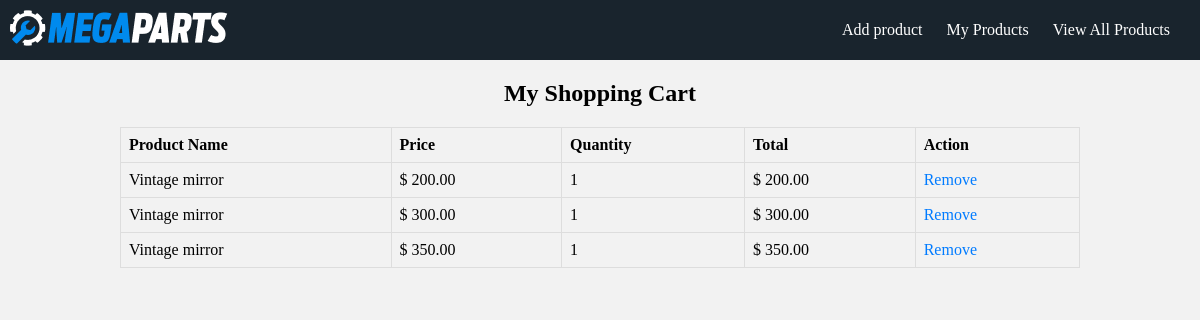
The app's page /cart.php (signed in) with its own data.
### tables this page shows
CREATE TABLE `cart` (
  `cart_id` int(11) NOT NULL,
  `user_id` int(11) NOT NULL,
  `product_id` int(11) NOT NULL,
  `quantity` int(11) NOT NULL
);

CREATE TABLE `products` (
  `user_id` int(11) NOT NULL,
  `product_id` int(11) NOT NULL,
  `part_name` varchar(255) NOT NULL,
  `img_url` varchar(255) NOT NULL,
  `part_description` varchar(255) NOT NULL,
  `category` varchar(255) NOT NULL,
  `price` decimal(10,0) NOT NULL,
  `created_at` timestamp NOT NULL DEFAULT current_timestamp() ON UPDATE current_timestamp()
);

### cart.php (the view, shortened to what this page needs)
<?php
require_once 'config.php';
$query = "SELECT cart.cart_id, products.*, cart.quantity FROM cart
          INNER JOIN products ON cart.product_id = products.product_id
          WHERE cart.user_id = ?";
$stmt = $db->prepare($query);
$stmt->execute([$_SESSION['user_id']]);
$cart_items = $stmt->fetchAll(PDO::FETCH_ASSOC);
?>
<!DOCTYPE html>
<html lang="en">
<head>
    <link rel="stylesheet" href="cart.css">
</head>
<body>
    <header>
        <div class="logo">
            <img src="./assets/Megaparts-Logo-Light-Large.png" class="img-fluid" alt="Responsive image">
        </div>
        <nav>
            <ul class="nav-links">
                <li><a href="profile.php">Add product</a></li>
                <li><a href="my_products.php">My Products</a></li>
                <li><a href="view_all_products.php">View All Products</a></li>
            </ul>
        </nav>
    </header>
    <h2>My Shopping Cart</h2>
    <table>
        <tr>
            <th>Product Name</th>
            <th>Price</th>
            <th>Quantity</th>
            <th>Total</th>
            <th>Action</th>
        </tr>
        <?php foreach ($cart_items as $item): ?>
            <tr>
                <td>
                    <?php echo $item['part_description']; ?>
                </td>
                <td>$
                    <?php echo number_format($item['price'], 2); ?>
                </td>
                <td>
                    <?php echo $item['quantity']; ?>
                </td>
                <td>$
                    <?php echo number_format($item['price'] * $item['quantity'], 2); ?>
                </td>
                <td>
                    <a href="remove_from_cart.php?cart_id=<?php echo $item['cart_id']; ?>">Remove</a>
                </td>
            </tr>
        <?php endforeach; ?>
    </table>
</body>
</html>

### cart.css (style rules this page uses)
body { background-color: #f2f2f2; margin: 0; padding: 0; }
header { background-color: #19242D; color: #fff; padding: 10px; display: flex; justify-content: space-between; align-items: center; }
nav ul { list-style-type: none; padding: 0; margin: 0; }
nav ul li { display: inline; margin-right: 20px; }
nav ul li a { color: white; text-decoration: none; }
h2 { display: flex; justify-content: space-around; }
table { border-collapse: collapse; width: 80%; margin: 20px auto; }
th, td { border: 1px solid #ddd; padding: 8px; text-align: left; }
th { background-color: #f2f2f2; }
tr:nth-child(even) { background-color: #f2f2f2; }
a { text-decoration: none; color: #007BFF; }

### records on screen
cart: product.part_description "Vintage mirror", product.price "200.00", quantity "1", $item['price'] * $item['quantity'] "200.00"
cart: product.part_description "Vintage mirror", product.price "300.00", quantity "1", $item['price'] * $item['quantity'] "300.00"
cart: product.part_description "Vintage mirror", product.price "350.00", quantity "1", $item['price'] * $item['quantity'] "350.00"
